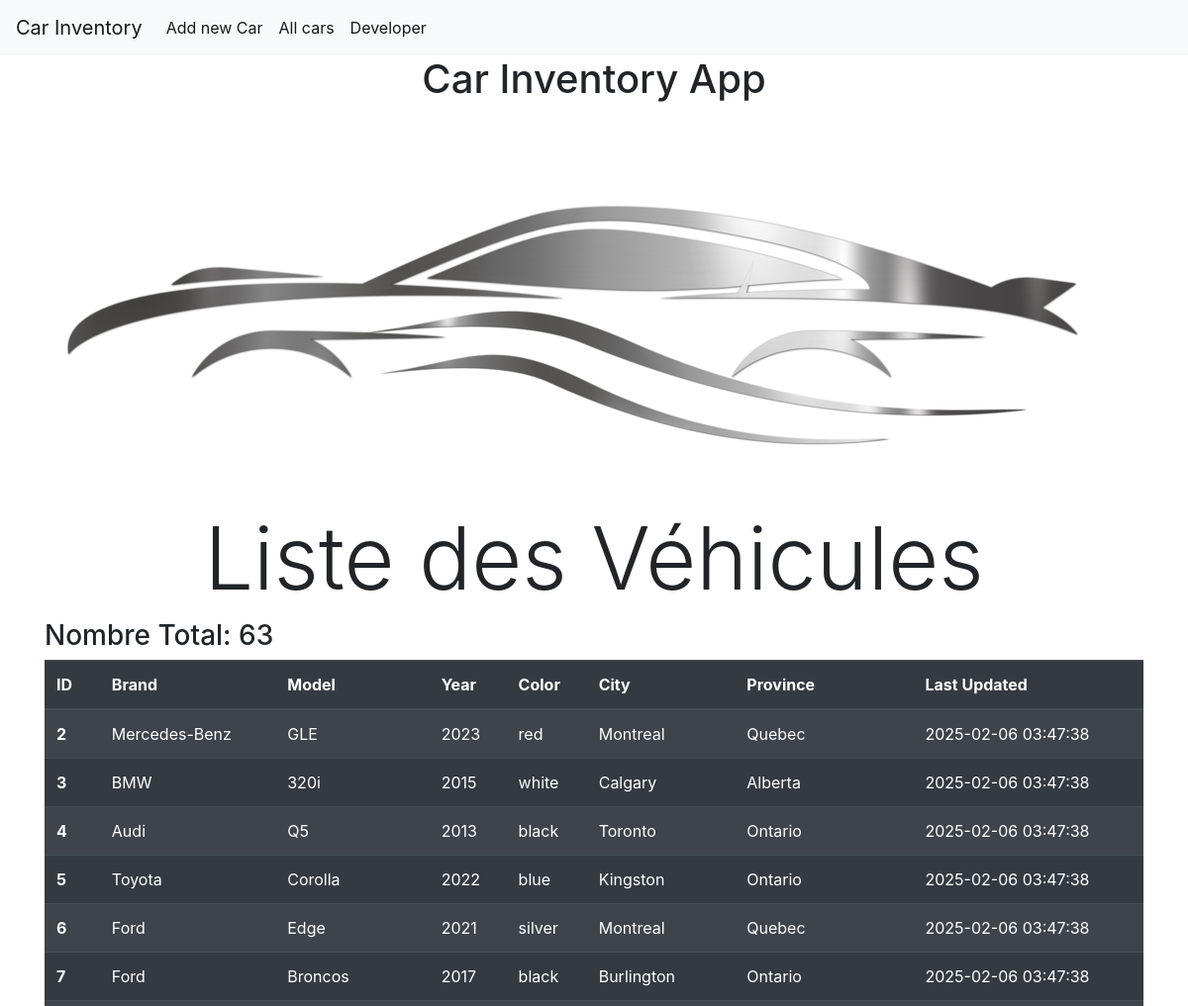
The page /cars (upper part) on the database as committed earlier.
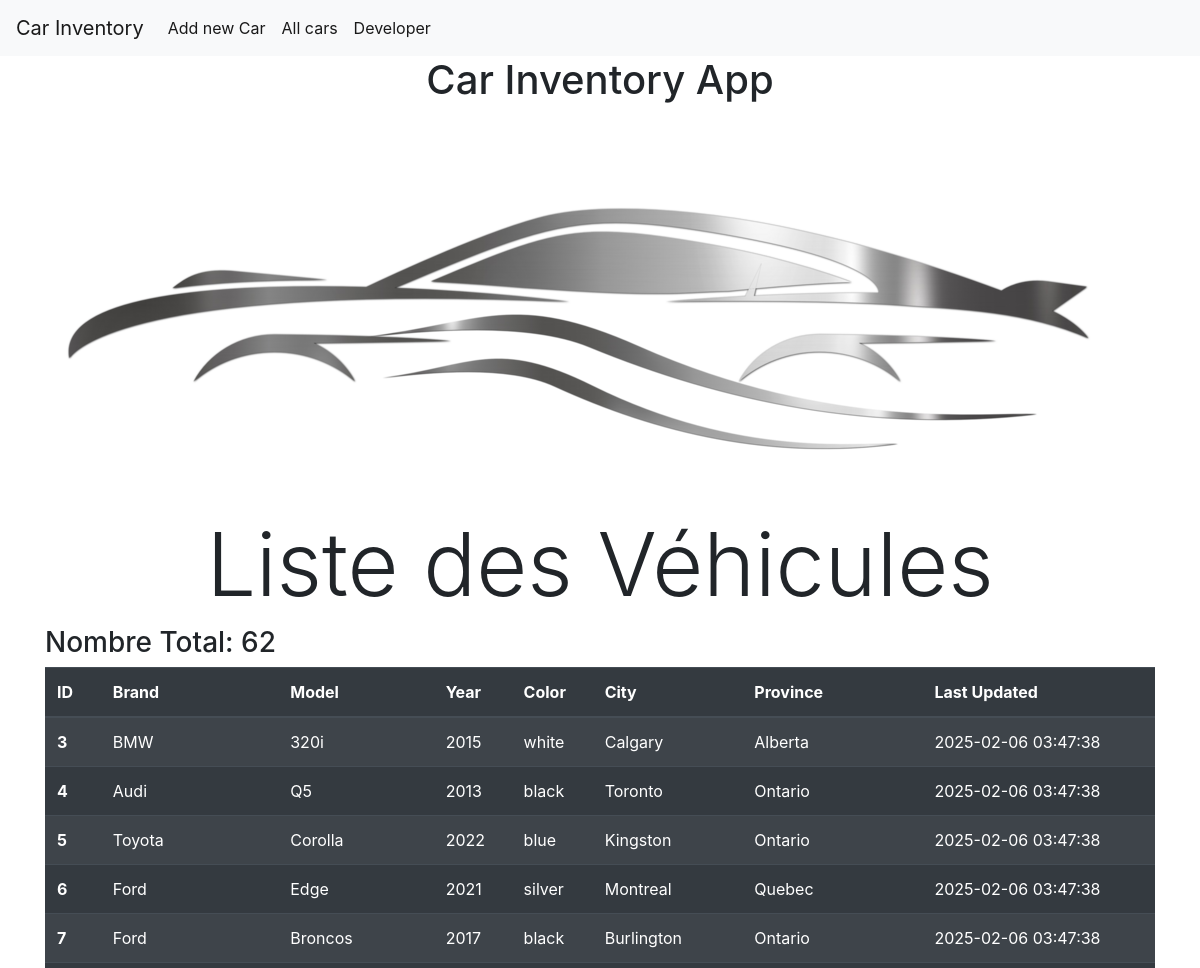
The same page on the database as committed later.
### tables this page shows
CREATE TABLE cars (
    id INTEGER PRIMARY KEY AUTOINCREMENT,
    created TIMESTAMP NOT NULL DEFAULT CURRENT_TIMESTAMP,
    brand TEXT NOT NULL,
    model TEXT NOT NULL,
    m_year INTEGER,
    color TEXT,
    province TEXT,
    city TEXT
);

### app.py (the view)
@app.route('/cars')
def displayAllCars():
    conn = get_db_connection()
    cars = conn.execute('SELECT * FROM cars').fetchall()
    conn.close()
    totalcars = len(cars)
    return render_template('cars.html', cars=cars, totalcars=totalcars)

### app.py (called while the page is built)
def get_db_connection():
    conn = sqlite3.connect(db_connection_string)
    conn.row_factory = sqlite3.Row
    return conn

### templates/cars.html
{% extends 'base.html' %}
{% block content %}
    <center><h1>{% block title %} Car Inventory App {% endblock %}</h1></center>
    <img src="{{url_for('static', filename='img/car-logo.webp')}}" align="middle" />
    <center><h1 class="display-2">Liste des Véhicules</h1></center>
    <p class="h3">Nombre Total: {{ totalcars }}</p>
    <table class="table table-dark table-striped table-hover">
      <thead>
        <tr>
          <th scope="col">ID</th>
          <th scope="col">Brand</th>
          <th scope="col">Model</th>
          <th scope="col">Year</th>
          <th scope="col">Color</th>
          <th scope="col">City</th>
          <th scope="col">Province</th>
          <th scope="col">Last Updated</th>
        </tr>
      </thead>
      <tbody>
        {% for car in cars %}
        <tr>
          <th scope="row">{{ car['id'] }}</th>
          <td>{{ car['brand'] }}</td>
          <td>{{ car['model'] }}</td>
          <td>{{ car['m_year'] }}</td>
          <td>{{ car['color'] }}</td>
          <td>{{ car['city'] }}</td>
          <td>{{ car['province'] }}</td>
          <td>{{ car['created'] }}</td>
        </tr>
        {% endfor %}
      </tbody>
    </table>
{% endblock %}

### templates/base.html (shortened to what this page needs)
<!doctype html>
<html lang="en">
  <head>
    <link href="//maxcdn.bootstrapcdn.com/bootstrap/4.1.1/css/bootstrap.min.css" rel="stylesheet" id="bootstrap-css">
    <link rel="stylesheet" href="https://stackpath.bootstrapcdn.com/bootstrap/4.3.1/css/bootstrap.min.css">
  </head>
  <body>
    <nav class="navbar navbar-expand-md navbar-light bg-light">
        <a class="navbar-brand" href="{{ url_for('index')}}">Car Inventory</a>
        <div class="collapse navbar-collapse" id="navbarNav">
            <ul class="navbar-nav">
            <li class="nav-item active">
                <a class="nav-link" href="{{ url_for('create')}}">Add new Car</a>
            </li>
            <li class="nav-item active">
                <a class="nav-link" href="/cars">All cars</a>
            </li>
            <li class="nav-item active">
              <a class="nav-link" href="/dev">Developer</a>
          </li>
            </ul>
        </div>
    </nav>
    <div class="container">
        {% block content %} {% endblock %}
    </div>
  </body>
</html>

Rows that differ between the two databases and show on the page:
removed cars: id "2", brand "Mercedes-Benz", model "GLE", m_year "2023", color "red", city "Montreal", province "Quebec", created "2025-02-06 03:47:38"
Other text that changed with them:
{{ totalcars }}: "63" → "62"
